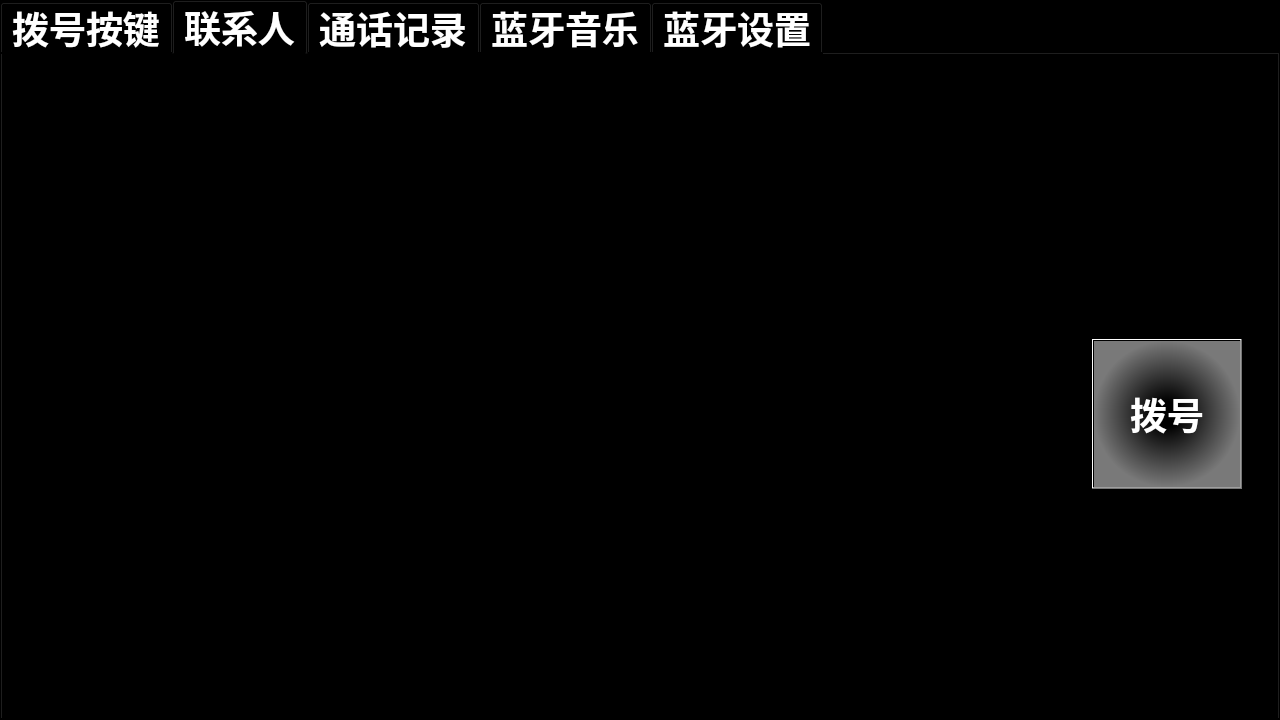
<?xml version="1.0" encoding="UTF-8"?>
<ui version="4.0">
 <class>TabWidget</class>
 <widget class="QTabWidget" name="TabWidget">
  <property name="geometry">
   <rect>
    <x>0</x>
    <y>0</y>
    <width>1280</width>
    <height>720</height>
   </rect>
  </property>
  <property name="font">
   <font>
    <pointsize>28</pointsize>
    <weight>75</weight>
    <bold>true</bold>
   </font>
  </property>
  <property name="windowTitle">
   <string>TabWidget</string>
  </property>
  <property name="styleSheet">
   <string notr="true">color: rgb(255, 255, 255);
background-color: rgb(0, 0, 0);</string>
  </property>
  <property name="currentIndex">
   <number>1</number>
  </property>
  <widget class="QWidget" name="tab">
   <attribute name="title">
    <string>拨号按键</string>
   </attribute>
   <widget class="QPushButton" name="pushButton_star">
    <property name="geometry">
     <rect>
      <x>350</x>
      <y>550</y>
      <width>180</width>
      <height>90</height>
     </rect>
    </property>
    <property name="font">
     <font>
      <pointsize>28</pointsize>
     </font>
    </property>
    <property name="styleSheet">
     <string notr="true">background-color: qlineargradient(spread:pad, x1:1, y1:1, x2:1, y2:0, stop:0 rgba(141, 141, 141, 255), stop:0.534091 rgba(0, 0, 0, 255), stop:1 rgba(148, 148, 148, 255));
color: rgb(255, 255, 255);</string>
    </property>
    <property name="text">
     <string>*</string>
    </property>
   </widget>
   <widget class="QPushButton" name="pushButton_number9">
    <property name="geometry">
     <rect>
      <x>800</x>
      <y>430</y>
      <width>180</width>
      <height>90</height>
     </rect>
    </property>
    <property name="font">
     <font>
      <pointsize>28</pointsize>
     </font>
    </property>
    <property name="styleSheet">
     <string notr="true">background-color: qlineargradient(spread:pad, x1:1, y1:1, x2:1, y2:0, stop:0 rgba(141, 141, 141, 255), stop:0.534091 rgba(0, 0, 0, 255), stop:1 rgba(148, 148, 148, 255));
color: rgb(255, 255, 255);</string>
    </property>
    <property name="text">
     <string>9</string>
    </property>
   </widget>
   <widget class="QPushButton" name="pushButton_number1">
    <property name="geometry">
     <rect>
      <x>350</x>
      <y>190</y>
      <width>180</width>
      <height>90</height>
     </rect>
    </property>
    <property name="font">
     <font>
      <pointsize>28</pointsize>
     </font>
    </property>
    <property name="styleSheet">
     <string notr="true">background-color: qlineargradient(spread:pad, x1:1, y1:1, x2:1, y2:0, stop:0 rgba(141, 141, 141, 255), stop:0.534091 rgba(0, 0, 0, 255), stop:1 rgba(148, 148, 148, 255));
color: rgb(255, 255, 255);</string>
    </property>
    <property name="text">
     <string>1</string>
    </property>
   </widget>
   <widget class="QLabel" name="label_phoneNumber">
    <property name="geometry">
     <rect>
      <x>350</x>
      <y>60</y>
      <width>540</width>
      <height>90</height>
     </rect>
    </property>
    <property name="font">
     <font>
      <pointsize>58</pointsize>
      <weight>75</weight>
      <bold>true</bold>
     </font>
    </property>
    <property name="styleSheet">
     <string notr="true">color: rgb(255, 255, 255);
background-color: qlineargradient(spread:pad, x1:1, y1:1, x2:1, y2:0, stop:0 rgba(0, 0, 0, 255), stop:1 rgba(184, 184, 184, 255));</string>
    </property>
    <property name="text">
     <string>123 4567 8901</string>
    </property>
   </widget>
   <widget class="QPushButton" name="pushButton_number4">
    <property name="geometry">
     <rect>
      <x>350</x>
      <y>310</y>
      <width>180</width>
      <height>90</height>
     </rect>
    </property>
    <property name="font">
     <font>
      <pointsize>28</pointsize>
     </font>
    </property>
    <property name="styleSheet">
     <string notr="true">background-color: qlineargradient(spread:pad, x1:1, y1:1, x2:1, y2:0, stop:0 rgba(141, 141, 141, 255), stop:0.534091 rgba(0, 0, 0, 255), stop:1 rgba(148, 148, 148, 255));
color: rgb(255, 255, 255);</string>
    </property>
    <property name="text">
     <string>4</string>
    </property>
   </widget>
   <widget class="QPushButton" name="pushButton_number6">
    <property name="geometry">
     <rect>
      <x>800</x>
      <y>310</y>
      <width>180</width>
      <height>90</height>
     </rect>
    </property>
    <property name="font">
     <font>
      <pointsize>28</pointsize>
     </font>
    </property>
    <property name="styleSheet">
     <string notr="true">background-color: qlineargradient(spread:pad, x1:1, y1:1, x2:1, y2:0, stop:0 rgba(141, 141, 141, 255), stop:0.534091 rgba(0, 0, 0, 255), stop:1 rgba(148, 148, 148, 255));
color: rgb(255, 255, 255);</string>
    </property>
    <property name="text">
     <string>6</string>
    </property>
   </widget>
   <widget class="QPushButton" name="pushButton_sign">
    <property name="geometry">
     <rect>
      <x>800</x>
      <y>550</y>
      <width>180</width>
      <height>90</height>
     </rect>
    </property>
    <property name="font">
     <font>
      <pointsize>28</pointsize>
     </font>
    </property>
    <property name="styleSheet">
     <string notr="true">background-color: qlineargradient(spread:pad, x1:1, y1:1, x2:1, y2:0, stop:0 rgba(141, 141, 141, 255), stop:0.534091 rgba(0, 0, 0, 255), stop:1 rgba(148, 148, 148, 255));
color: rgb(255, 255, 255);</string>
    </property>
    <property name="text">
     <string>#</string>
    </property>
   </widget>
   <widget class="QPushButton" name="pushButton_number2">
    <property name="geometry">
     <rect>
      <x>575</x>
      <y>190</y>
      <width>180</width>
      <height>90</height>
     </rect>
    </property>
    <property name="font">
     <font>
      <pointsize>28</pointsize>
     </font>
    </property>
    <property name="styleSheet">
     <string notr="true">background-color: qlineargradient(spread:pad, x1:1, y1:1, x2:1, y2:0, stop:0 rgba(141, 141, 141, 255), stop:0.534091 rgba(0, 0, 0, 255), stop:1 rgba(148, 148, 148, 255));
color: rgb(255, 255, 255);</string>
    </property>
    <property name="text">
     <string>2</string>
    </property>
   </widget>
   <widget class="QPushButton" name="pushButton_number5">
    <property name="geometry">
     <rect>
      <x>575</x>
      <y>310</y>
      <width>180</width>
      <height>90</height>
     </rect>
    </property>
    <property name="font">
     <font>
      <pointsize>28</pointsize>
     </font>
    </property>
    <property name="styleSheet">
     <string notr="true">background-color: qlineargradient(spread:pad, x1:1, y1:1, x2:1, y2:0, stop:0 rgba(141, 141, 141, 255), stop:0.534091 rgba(0, 0, 0, 255), stop:1 rgba(148, 148, 148, 255));
color: rgb(255, 255, 255);</string>
    </property>
    <property name="text">
     <string>5</string>
    </property>
   </widget>
   <widget class="QPushButton" name="pushButton_number0">
    <property name="geometry">
     <rect>
      <x>575</x>
      <y>550</y>
      <width>180</width>
      <height>90</height>
     </rect>
    </property>
    <property name="font">
     <font>
      <pointsize>28</pointsize>
     </font>
    </property>
    <property name="styleSheet">
     <string notr="true">background-color: qlineargradient(spread:pad, x1:1, y1:1, x2:1, y2:0, stop:0 rgba(141, 141, 141, 255), stop:0.534091 rgba(0, 0, 0, 255), stop:1 rgba(148, 148, 148, 255));
color: rgb(255, 255, 255);</string>
    </property>
    <property name="text">
     <string>0</string>
    </property>
   </widget>
   <widget class="QPushButton" name="pushButton_number3">
    <property name="geometry">
     <rect>
      <x>800</x>
      <y>190</y>
      <width>180</width>
      <height>90</height>
     </rect>
    </property>
    <property name="font">
     <font>
      <pointsize>28</pointsize>
     </font>
    </property>
    <property name="styleSheet">
     <string notr="true">background-color: qlineargradient(spread:pad, x1:1, y1:1, x2:1, y2:0, stop:0 rgba(141, 141, 141, 255), stop:0.534091 rgba(0, 0, 0, 255), stop:1 rgba(148, 148, 148, 255));
color: rgb(255, 255, 255);</string>
    </property>
    <property name="text">
     <string>3</string>
    </property>
   </widget>
   <widget class="QPushButton" name="pushButton_callphone">
    <property name="geometry">
     <rect>
      <x>1090</x>
      <y>285</y>
      <width>150</width>
      <height>150</height>
     </rect>
    </property>
    <property name="font">
     <font>
      <pointsize>28</pointsize>
      <weight>75</weight>
      <bold>true</bold>
     </font>
    </property>
    <property name="styleSheet">
     <string notr="true">background-color: qradialgradient(spread:pad, cx:0.5, cy:0.5, radius:0.5, fx:0.5, fy:0.5, stop:0.170455 rgba(0, 0, 0, 255), stop:1 rgba(121, 121, 121, 255));
color: rgb(255, 255, 255);</string>
    </property>
    <property name="text">
     <string>拨号</string>
    </property>
   </widget>
   <widget class="QPushButton" name="pushButton_number8">
    <property name="geometry">
     <rect>
      <x>575</x>
      <y>430</y>
      <width>180</width>
      <height>90</height>
     </rect>
    </property>
    <property name="font">
     <font>
      <pointsize>28</pointsize>
     </font>
    </property>
    <property name="styleSheet">
     <string notr="true">background-color: qlineargradient(spread:pad, x1:1, y1:1, x2:1, y2:0, stop:0 rgba(141, 141, 141, 255), stop:0.534091 rgba(0, 0, 0, 255), stop:1 rgba(148, 148, 148, 255));
color: rgb(255, 255, 255);</string>
    </property>
    <property name="text">
     <string>8</string>
    </property>
   </widget>
   <widget class="QPushButton" name="pushButton_delete">
    <property name="geometry">
     <rect>
      <x>890</x>
      <y>60</y>
      <width>90</width>
      <height>90</height>
     </rect>
    </property>
    <property name="font">
     <font>
      <pointsize>28</pointsize>
      <weight>75</weight>
      <bold>true</bold>
     </font>
    </property>
    <property name="styleSheet">
     <string notr="true">background-color: qradialgradient(spread:pad, cx:0.5, cy:0.5, radius:0.5, fx:0.5, fy:0.5, stop:0.170455 rgba(0, 0, 0, 255), stop:1 rgba(121, 121, 121, 255));
color: rgb(255, 255, 255);</string>
    </property>
    <property name="text">
     <string>删除</string>
    </property>
   </widget>
   <widget class="QPushButton" name="pushButton_number7">
    <property name="geometry">
     <rect>
      <x>350</x>
      <y>430</y>
      <width>180</width>
      <height>90</height>
     </rect>
    </property>
    <property name="font">
     <font>
      <pointsize>28</pointsize>
     </font>
    </property>
    <property name="styleSheet">
     <string notr="true">background-color: qlineargradient(spread:pad, x1:1, y1:1, x2:1, y2:0, stop:0 rgba(141, 141, 141, 255), stop:0.534091 rgba(0, 0, 0, 255), stop:1 rgba(148, 148, 148, 255));
color: rgb(255, 255, 255);</string>
    </property>
    <property name="text">
     <string>7</string>
    </property>
   </widget>
  </widget>
  <widget class="QWidget" name="tab">
   <attribute name="title">
    <string>联系人</string>
   </attribute>
   <widget class="QPushButton" name="pushButton_Contacts_callPhone">
    <property name="geometry">
     <rect>
      <x>1090</x>
      <y>285</y>
      <width>150</width>
      <height>150</height>
     </rect>
    </property>
    <property name="font">
     <font>
      <pointsize>28</pointsize>
      <weight>75</weight>
      <bold>true</bold>
     </font>
    </property>
    <property name="styleSheet">
     <string notr="true">background-color: qradialgradient(spread:pad, cx:0.5, cy:0.5, radius:0.5, fx:0.5, fy:0.5, stop:0.170455 rgba(0, 0, 0, 255), stop:1 rgba(121, 121, 121, 255));
color: rgb(255, 255, 255);</string>
    </property>
    <property name="text">
     <string>拨号</string>
    </property>
   </widget>
   <widget class="QTableView" name="tableView_Contacts">
    <property name="geometry">
     <rect>
      <x>170</x>
      <y>30</y>
      <width>630</width>
      <height>580</height>
     </rect>
    </property>
   </widget>
  </widget>
  <widget class="QWidget" name="tab_2">
   <attribute name="title">
    <string>通话记录</string>
   </attribute>
   <widget class="QPushButton" name="pushButton_recordCall">
    <property name="geometry">
     <rect>
      <x>1090</x>
      <y>285</y>
      <width>150</width>
      <height>150</height>
     </rect>
    </property>
    <property name="font">
     <font>
      <pointsize>28</pointsize>
      <weight>75</weight>
      <bold>true</bold>
     </font>
    </property>
    <property name="styleSheet">
     <string notr="true">background-color: qradialgradient(spread:pad, cx:0.5, cy:0.5, radius:0.5, fx:0.5, fy:0.5, stop:0.170455 rgba(0, 0, 0, 255), stop:1 rgba(121, 121, 121, 255));
color: rgb(255, 255, 255);</string>
    </property>
    <property name="text">
     <string>拨号</string>
    </property>
   </widget>
   <widget class="QTableView" name="tableView_records">
    <property name="geometry">
     <rect>
      <x>350</x>
      <y>60</y>
      <width>630</width>
      <height>580</height>
     </rect>
    </property>
    <property name="styleSheet">
     <string notr="true">color: rgb(255, 255, 255);</string>
    </property>
   </widget>
  </widget>
  <widget class="QWidget" name="tab_4">
   <attribute name="title">
    <string>蓝牙音乐</string>
   </attribute>
   <widget class="QPushButton" name="pushButton_PreSong">
    <property name="geometry">
     <rect>
      <x>250</x>
      <y>440</y>
      <width>206</width>
      <height>90</height>
     </rect>
    </property>
    <property name="font">
     <font>
      <pointsize>28</pointsize>
     </font>
    </property>
    <property name="styleSheet">
     <string notr="true">color: rgb(255, 255, 255);
background-color: qlineargradient(spread:pad, x1:1, y1:1, x2:1, y2:0, stop:0 rgba(141, 141, 141, 255), stop:0.534091 rgba(0, 0, 0, 255), stop:1 rgba(148, 148, 148, 255));</string>
    </property>
    <property name="text">
     <string>上一首</string>
    </property>
   </widget>
   <widget class="QPushButton" name="pushButton_play_or_stop">
    <property name="geometry">
     <rect>
      <x>460</x>
      <y>440</y>
      <width>206</width>
      <height>90</height>
     </rect>
    </property>
    <property name="font">
     <font>
      <pointsize>28</pointsize>
     </font>
    </property>
    <property name="styleSheet">
     <string notr="true">color: rgb(255, 255, 255);
background-color: qlineargradient(spread:pad, x1:1, y1:1, x2:1, y2:0, stop:0 rgba(141, 141, 141, 255), stop:0.534091 rgba(0, 0, 0, 255), stop:1 rgba(148, 148, 148, 255));</string>
    </property>
    <property name="text">
     <string>播放/暂停</string>
    </property>
   </widget>
   <widget class="QPushButton" name="pushButton_stop">
    <property name="geometry">
     <rect>
      <x>662</x>
      <y>440</y>
      <width>206</width>
      <height>90</height>
     </rect>
    </property>
    <property name="font">
     <font>
      <pointsize>28</pointsize>
     </font>
    </property>
    <property name="styleSheet">
     <string notr="true">background-color: qlineargradient(spread:pad, x1:1, y1:1, x2:1, y2:0, stop:0 rgba(141, 141, 141, 255), stop:0.534091 rgba(0, 0, 0, 255), stop:1 rgba(148, 148, 148, 255));
color: rgb(255, 255, 255);</string>
    </property>
    <property name="text">
     <string>停止</string>
    </property>
   </widget>
   <widget class="QPushButton" name="pushButton_nextSong">
    <property name="geometry">
     <rect>
      <x>868</x>
      <y>440</y>
      <width>206</width>
      <height>90</height>
     </rect>
    </property>
    <property name="font">
     <font>
      <pointsize>28</pointsize>
     </font>
    </property>
    <property name="styleSheet">
     <string notr="true">background-color: qlineargradient(spread:pad, x1:1, y1:1, x2:1, y2:0, stop:0 rgba(141, 141, 141, 255), stop:0.534091 rgba(0, 0, 0, 255), stop:1 rgba(148, 148, 148, 255));
color: rgb(255, 255, 255);</string>
    </property>
    <property name="text">
     <string>下一首</string>
    </property>
   </widget>
   <widget class="QPushButton" name="pushButton_vol">
    <property name="geometry">
     <rect>
      <x>1074</x>
      <y>440</y>
      <width>206</width>
      <height>90</height>
     </rect>
    </property>
    <property name="font">
     <font>
      <pointsize>28</pointsize>
     </font>
    </property>
    <property name="styleSheet">
     <string notr="true">background-color: qlineargradient(spread:pad, x1:1, y1:1, x2:1, y2:0, stop:0 rgba(141, 141, 141, 255), stop:0.534091 rgba(0, 0, 0, 255), stop:1 rgba(148, 148, 148, 255));
color: rgb(255, 255, 255);</string>
    </property>
    <property name="text">
     <string>音量</string>
    </property>
   </widget>
   <widget class="QSlider" name="verticalSlider_vol">
    <property name="geometry">
     <rect>
      <x>1180</x>
      <y>280</y>
      <width>22</width>
      <height>160</height>
     </rect>
    </property>
    <property name="styleSheet">
     <string notr="true">selection-background-color: rgb(199, 199, 199);</string>
    </property>
    <property name="orientation">
     <enum>Qt::Vertical</enum>
    </property>
   </widget>
  </widget>
  <widget class="QWidget" name="tab_3">
   <attribute name="title">
    <string>蓝牙设置</string>
   </attribute>
   <widget class="QLabel" name="label_2">
    <property name="geometry">
     <rect>
      <x>350</x>
      <y>60</y>
      <width>540</width>
      <height>60</height>
     </rect>
    </property>
    <property name="font">
     <font>
      <pointsize>28</pointsize>
      <weight>75</weight>
      <bold>true</bold>
     </font>
    </property>
    <property name="styleSheet">
     <string notr="true">background-color: rgb(255, 255, 255);
</string>
    </property>
    <property name="text">
     <string>蓝牙</string>
    </property>
   </widget>
   <widget class="QPushButton" name="pushButton_open_or_close">
    <property name="geometry">
     <rect>
      <x>890</x>
      <y>60</y>
      <width>60</width>
      <height>60</height>
     </rect>
    </property>
    <property name="font">
     <font>
      <pointsize>16</pointsize>
     </font>
    </property>
    <property name="text">
     <string>开/关</string>
    </property>
   </widget>
   <widget class="QLabel" name="label_4">
    <property name="geometry">
     <rect>
      <x>650</x>
      <y>120</y>
      <width>300</width>
      <height>60</height>
     </rect>
    </property>
    <property name="styleSheet">
     <string notr="true">background-color: rgb(255, 255, 255);
font: 75 28pt &quot;ADMUI3Lg&quot;;
color: rgb(145, 145, 145);</string>
    </property>
    <property name="text">
     <string>&lt;html&gt;&lt;head/&gt;&lt;body&gt;&lt;p align=&quot;right&quot;&gt;&lt;span style=&quot; font-weight:600;&quot;&gt;RD-1&lt;/span&gt;&lt;/p&gt;&lt;/body&gt;&lt;/html&gt;</string>
    </property>
   </widget>
   <widget class="QLabel" name="label_5">
    <property name="geometry">
     <rect>
      <x>350</x>
      <y>260</y>
      <width>600</width>
      <height>30</height>
     </rect>
    </property>
    <property name="font">
     <font>
      <pointsize>14</pointsize>
      <weight>50</weight>
      <bold>false</bold>
     </font>
    </property>
    <property name="styleSheet">
     <string notr="true">
background-color: rgb(230, 230, 230);</string>
    </property>
    <property name="text">
     <string>可用设备</string>
    </property>
   </widget>
   <widget class="QPushButton" name="pushButton_disconnect">
    <property name="geometry">
     <rect>
      <x>1010</x>
      <y>430</y>
      <width>60</width>
      <height>161</height>
     </rect>
    </property>
    <property name="font">
     <font>
      <pointsize>16</pointsize>
     </font>
    </property>
    <property name="text">
     <string>断开</string>
    </property>
   </widget>
   <widget class="Line" name="line_2">
    <property name="geometry">
     <rect>
      <x>350</x>
      <y>180</y>
      <width>600</width>
      <height>2</height>
     </rect>
    </property>
    <property name="styleSheet">
     <string notr="true">background-color: rgb(213, 213, 213);</string>
    </property>
    <property name="orientation">
     <enum>Qt::Horizontal</enum>
    </property>
   </widget>
   <widget class="QLabel" name="label_3">
    <property name="geometry">
     <rect>
      <x>350</x>
      <y>120</y>
      <width>300</width>
      <height>60</height>
     </rect>
    </property>
    <property name="font">
     <font>
      <pointsize>28</pointsize>
      <weight>75</weight>
      <bold>true</bold>
     </font>
    </property>
    <property name="styleSheet">
     <string notr="true">background-color: rgb(255, 255, 255);</string>
    </property>
    <property name="text">
     <string>设备名称</string>
    </property>
   </widget>
   <widget class="QLabel" name="label_7">
    <property name="geometry">
     <rect>
      <x>350</x>
      <y>410</y>
      <width>600</width>
      <height>30</height>
     </rect>
    </property>
    <property name="font">
     <font>
      <pointsize>14</pointsize>
      <weight>50</weight>
      <bold>false</bold>
     </font>
    </property>
    <property name="styleSheet">
     <string notr="true">
background-color: rgb(230, 230, 230);</string>
    </property>
    <property name="text">
     <string>已配对设备</string>
    </property>
   </widget>
   <widget class="Line" name="line">
    <property name="geometry">
     <rect>
      <x>350</x>
      <y>120</y>
      <width>600</width>
      <height>2</height>
     </rect>
    </property>
    <property name="styleSheet">
     <string notr="true">background-color: rgb(213, 213, 213);</string>
    </property>
    <property name="orientation">
     <enum>Qt::Horizontal</enum>
    </property>
   </widget>
   <widget class="QListWidget" name="listWidget_MF_device">
    <property name="geometry">
     <rect>
      <x>350</x>
      <y>440</y>
      <width>521</width>
      <height>161</height>
     </rect>
    </property>
   </widget>
   <widget class="QListWidget" name="listWidget_SF_Dev">
    <property name="geometry">
     <rect>
      <x>350</x>
      <y>290</y>
      <width>591</width>
      <height>91</height>
     </rect>
    </property>
   </widget>
  </widget>
 </widget>
 <resources/>
 <connections/>
</ui>
